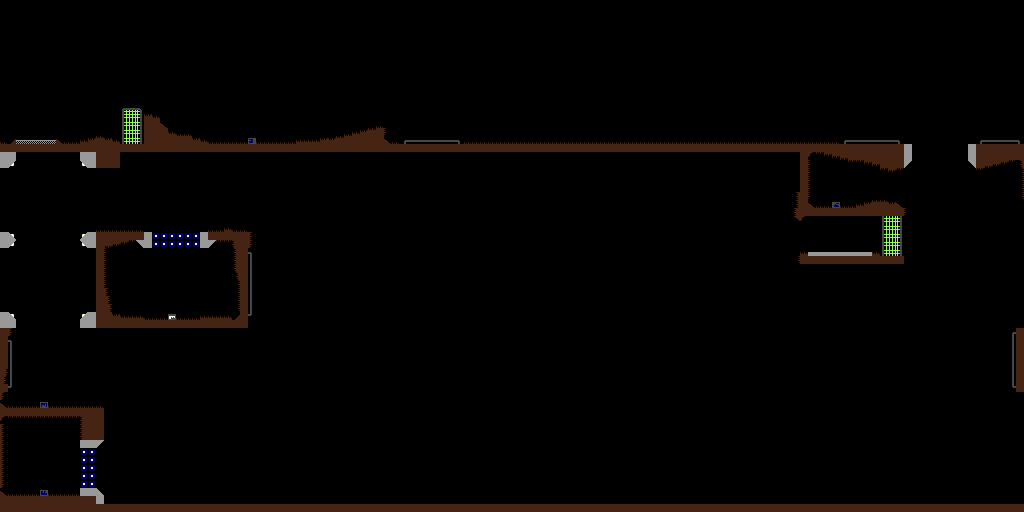

A 2D game scene composited from a Tiled map and its tileset images. What follows is a short description and the map's XML, with each tile layer's data collapsed to a summary:
An orthogonal 128x64 tile map with 8x8 px tiles, 1 tile layer (Tile Layer 1).

<map version="1.2" tiledversion="1.3.4" orientation="orthogonal" renderorder="right-down" width="128" height="64" tilewidth="8" tileheight="8" infinite="0" nextlayerid="2" nextobjectid="1">
 <editorsettings>
  <export target="testmap.json" format="json" />
 </editorsettings>
 <tileset firstgid="1" source="tileset.tsx" />
 <layer id="1" name="Tile Layer 1" width="128" height="64">
  <data>[8192 cells, 8192 non-empty, 51 distinct tile ids]</data>
 </layer>
</map>